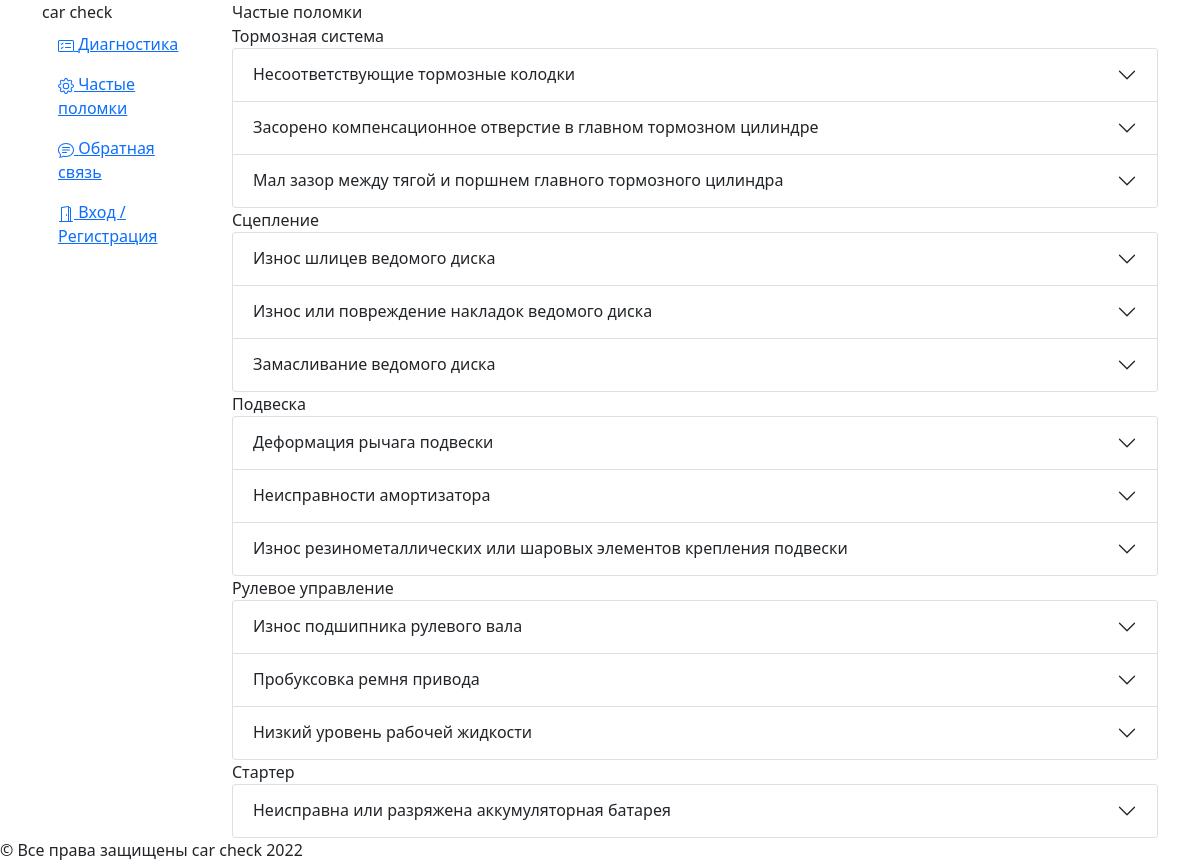
The app's page /?page=malfunctions_rank with its own data.
### tables this page shows
CREATE TABLE `malfunction_results` (
  `id` int(11) NOT NULL,
  `name` text NOT NULL,
  `section` int(11) NOT NULL,
  `description` text NOT NULL,
  `recommendation` text NOT NULL
);

### controller/controller.php (called while the page is built, shortened)
<?php
    if (($_GET['page'] == 'test') || ($_GET['page'] == ''))
    {
        require_once ($_SERVER['DOCUMENT_ROOT']."/method/test.php");
        $TEST = new test();
        $TEST->data();
        $sections = $TEST->sections;
        $signs = $TEST->signs;
        $cars = $TEST->cars;
        if ($_POST['send_test_result']) { $result = $TEST->result(); }
    }
    elseif ($_GET['page'] == 'malfunctions_rank')
    {
        require_once ($_SERVER['DOCUMENT_ROOT']."/method/malfunctions_rank.php");
        $RANK = new malfunctions_rank();
        $malfunctions = $RANK->malfunctions();
    }
?>

### method/malfunctions_rank.php (called while the page is built, shortened)
<?php
class malfunctions_rank
{
    private $crud;
    function __construct()
    {
        require_once ($_SERVER['DOCUMENT_ROOT']."/method/connection.php");
        $this->crud = new connection();
    }
    public function malfunctions()
    {
        $mysqli = $this->crud->select("result_logs.result, result_logs.grade, malfunction_results.section AS section",
            "result_logs RIGHT JOIN malfunction_results ON (malfunction_results.id=result_logs.result)","result_logs.grade > 1","","","result_logs.result ASC, result_logs.grade ASC", "");
        if ($mysqli != '')
        {
            while ($arr = mysqli_fetch_array($mysqli))
            {
                $result[$arr['section']][$arr['result']]['count']++;
                $result[$arr['section']][$arr['result']][$arr['grade']]++;
            }
        }
        if ($result != '')
        {
            $mysqli = $this->crud->select("*","malfunction_sections");
            if ($mysqli != '')
            {
                while ($arr = mysqli_fetch_array($mysqli))
                {
                    $sections[$arr['id']]['name'] = $arr['name'];
                    $sections[$arr['id']]['description'] = $arr['description'];
                }
            }
            foreach ($result as $key => $value)
            {
                foreach ($value as $key2 => $value2)
                {
                    $count = 0;
                    foreach ($value2 as $key3 => $value3)
                    {
                        if ($count == 0) { $result[$key][$key2]['moda'] = "{$key3}"; }
                        elseif (($value3 > $value2[$key3 - 1]) && (is_numeric($key3)) && (is_numeric($key3 - 1)))
                        { $result[$key][$key2]['moda'] = "{$key3}"; }
                        elseif (($value3 == $value2[$key3 - 1]) && (is_numeric($key3)) && (is_numeric($key3 - 1)))
                        { $result[$key][$key2]['moda'] = ($key3 + ($key3 - 1)) / 2; }
                        $count++;
                    }
                }
            }
            foreach ($result as $key => $value)
            {
                foreach ($value as $key2 => $value2)
                {
                    $result[$key][$key2] = $value2['count'] * $value2['moda'];
                    arsort($result[$key]);
                    $result[$key] = array_slice($result[$key], 0, 3, true);
                }
            }
            foreach ($result as $key => $value)
            {
                $result[$key]['section']['name'] = $sections[$key]['name'];
                $result[$key]['section']['description'] = $sections[$key]['description'];
                foreach ($value as $key2 => $value2)
                {
                    if ($query[$key] == '') { $query[$key] = "id = {$key2}"; }
                    else { $query[$key] .= " OR id = {$key2}"; }
                }
                if ($query[$key] != '')
                {
                    $mysqli = $this->crud->select("id, name, description, recommendation","malfunction_results","{$query[$key]}");
                    if ($mysqli != '')
                    {
                        while ($arr = mysqli_fetch_array($mysqli))
                        {
                            unset($result[$key][$arr['id']]);
                            $result[$key][$arr['id']]['name'] = $arr['name'];
                            $result[$key][$arr['id']]['recommendation'] = $arr['recommendation'];
                            $result[$key][$arr['id']]['description'] = $arr['description'];
                        }
                    }
                }
            }
        }
        return $result;
    }
}

### method/connection.php (called while the page is built, shortened)
<?php
    class connection
    {
        public $mysqli;
        function __construct()
        {
            $connection = parse_ini_file($_SERVER['DOCUMENT_ROOT']."/sys/connection.ini");
            $mysqli = $this->mysqli = new mysqli("{$connection['hostname']}","{$connection['username']}","{$connection['password']}","{$connection['database']}");
        }
        function select($value, $table, $where = '1', $groupBy = '', $having = '', $order = '', $limit = '',  $report = '0')
        {
            if ($order != '') { $order = 'ORDER BY '.$order; }
            $result = $this->mysqli->query("SELECT {$value} FROM {$table} WHERE {$where} {$groupBy} {$having} {$order} {$limit};");
            return $result;
        }
    }
?>

### view/malfunctions_rank.php (the view, shortened to what this page needs)
<div class = 'malfunctions_rank'>
    <?php foreach ($malfunctions as $key => $value) { ?>
    <div class = 'row ranks'>
        <div class = 'row'>
            <div class = 'col title'><?= $value['section']['name'] ?></div>
        </div>
        <div class="accordion" id="accordionExample-<?= $key ?>">
        <?php foreach ($value as $key2 => $value2) { if (is_numeric($key2)) { ?>
                    <div class="accordion-item">
                        <h2 class="accordion-header" id="heading-<?= $key.'-'.$key2 ?>">
                            <button class="accordion-button collapsed" type="button" data-bs-toggle="collapse" data-bs-target="#collapse-<?= $key.'-'.$key2 ?>" aria-expanded="true" aria-controls="collapse-<?= $key.'-'.$key2 ?>">
                                <?= $value2['name'] ?>
                            </button>
                        </h2>
                    </div>
        <?php } } ?>
        </div>
    </div>
    <?php } ?>
</div>

### index.php (shortened to what this page needs)
<?php
    require_once ($_SERVER['DOCUMENT_ROOT']."/controller/controller.php");
    switch ($_GET['page'])
    {
        case 'malfunctions_rank': $title = 'Частые поломки'; break;
    }
?>
<!DOCTYPE html>
<html lang = 'ru'>
    <head>
        <link rel="stylesheet" href="/bootstrap/css/bootstrap.min.css">
        <link rel="stylesheet/less" type="text/css" href="/styles/styles.less">
        <link rel="stylesheet/less" type="text/css" href="/styles/nav.less">
        <link rel = 'stylesheet/less' type = 'text/css' href = '/styles/<?= $_GET['page'] ?>.less'>
    </head>
    <body>
        <header>
            <div class = 'container header'>
                <div class = 'row'>
                    <div class = 'col-2 label'>car check</div>
                    <div class = 'col title'><?= $title ?></div>
                </div>
            </div>
        </header>
        <div class = 'container'>
            <div class = 'row'>
                <div class = 'col-2 nav-div'>
                    <aside>
                        <nav>
                        <?php require_once($_SERVER['DOCUMENT_ROOT']."/view/nav.php"); ?>
                        </nav>
                    </aside>
                </div>
                <div class = 'col content-div'>
                    <main>
                    <?php require_once($_SERVER['DOCUMENT_ROOT']."/view/{$_GET['page']}.php"); ?>
                    </main>
                </div>
            </div>
        </div>
        <footer>© Все права защищены car check 2022</footer>
    </body>
</html>

### view/nav.php (shortened to what this page needs)
<ul class = 'nav row'>
    <li>
        <a href = '/?page=test'>
            <div class = 'col nav-link'>
                <span>Диагностика</span>
            </div>
        </a>
    </li>
    <li>
        <a href = '/?page=malfunctions_rank'>
            <div class = 'col nav-link'>
                <span>Частые поломки</span>
            </div>
        </a>
    </li>
    <li>
        <a href = '/?page=feedback'>
            <div class = 'col nav-link'>
                <span>Обратная связь</span>
            </div>
        </a>
    </li>
    <li>
        <form method = "post">
            <?php if ($_COOKIE['user']) { ?>
                <button type = 'submit' name = 'logout'>
                    <svg xmlns="http://www.w3.org/2000/svg" width="16" height="16" fill="currentColor" class="bi bi-door-open" viewBox="0 0 16 16">
                        <path d="M8.5 10c-.276 0-.5-.448-.5-1s.224-1 .5-1 .5.448.5 1-.224 1-.5 1z"/>
                        <path d="M10.828.122A.5.5 0 0 1 11 .5V1h.5A1.5 1.5 0 0 1 13 2.5V15h1.5a.5.5 0 0 1 0 1h-13a.5.5 0 0 1 0-1H3V1.5a.5.5 0 0 1 .43-.495l7-1a.5.5 0 0 1 .398.117zM11.5 2H11v13h1V2.5a.5.5 0 0 0-.5-.5zM4 1.934V15h6V1.077l-6 .857z"/>
                    </svg>
                    <span>Выход</span>
                </button>
            <?php } else { $userNav = array(); if (($_GET['user'] == 'login') || (!$_GET['user']))
            {
                $userNav['login']['title'] = 'nav-reg-active';
                $userNav['login']['text'] = 'nav-reg-active-text';
                $userNav['reg']['link'] = "/?page={$_GET['page']}&user=reg";
                $userNav['btn']['text'] = 'Войти в систему';
                $userNav['btn']['name'] = 'login';
            }
            else
            {
                $userNav['reg']['title']  = 'nav-reg-active';
                $userNav['reg']['text'] = 'nav-reg-active-text';
                $userNav['login']['link'] = "/?page={$_GET['page']}&user=login";
                $userNav['btn']['text'] = 'Зарегистрироваться';
                $userNav['btn']['name'] = 'reg';
            } ?>
                <div class = 'row naw-reg-row'>
                    <?php if ($_GET['user']) { $userShow = ''; $background = 'on'; }
                    else { $userShow = '&user=login'; $background = 'off'; } ?>
                    <div class = 'reg-<?= $background ?>-btn-div'>
                        <a href = '/?page=<?= $_GET['page'].$userShow ?>'>
                            <div class = 'col nav-link'>
                                <span>Вход / Регистрация</span>
                            </div>
                        </a>
                    </div>
                </div>
            <?php } ?>
        </form>
    </li>
</ul>

### records on screen
malfunction_results: name "Несоответствующие тормозные колодки"
malfunction_results: name "Засорено компенсационное отверстие в главном тормозном цилиндре"
malfunction_results: name "Мал зазор между тягой и поршнем главного тормозного цилиндра"
malfunction_results: name "Износ шлицев ведомого диска"
malfunction_results: name "Износ или повреждение накладок ведомого диска"
malfunction_results: name "Замасливание ведомого диска"
malfunction_results: name "Деформация рычага подвески"
malfunction_results: name "Неисправности амортизатора"
malfunction_results: name "Износ резинометаллических или шаровых элементов крепления подвески"
malfunction_results: name "Износ подшипника рулевого вала"
malfunction_results: name "Пробуксовка ремня привода"
malfunction_results: name "Низкий уровень рабочей жидкости"
malfunction_results: name "Неисправна или разряжена аккумуляторная батарея"

### other values on screen
$title "Частые поломки"
$value['section']['name'] "Тормозная система"
$value['section']['name'] "Сцепление"
$value['section']['name'] "Подвеска"
$value['section']['name'] "Рулевое управление"
$value['section']['name'] "Стартер"
